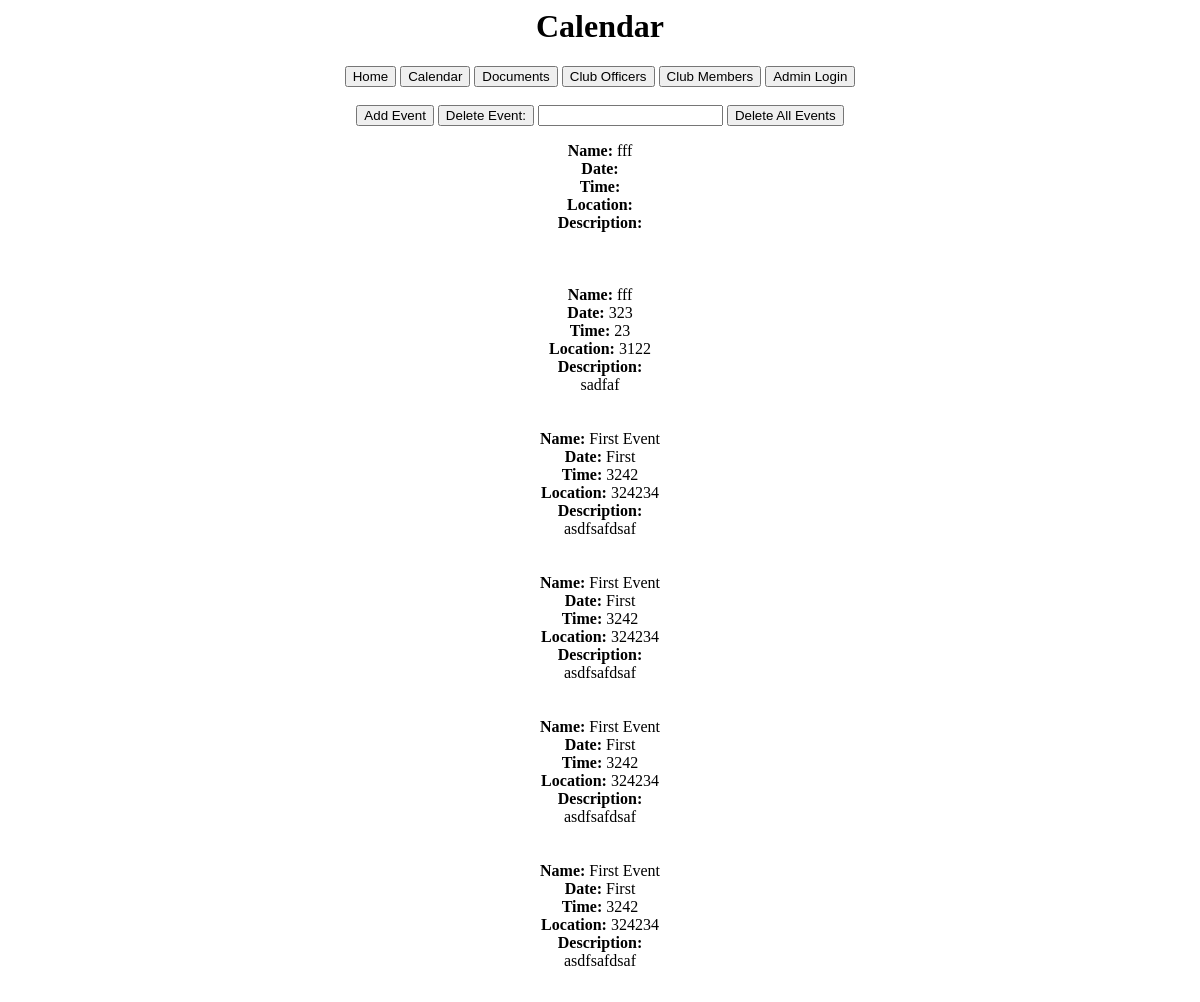
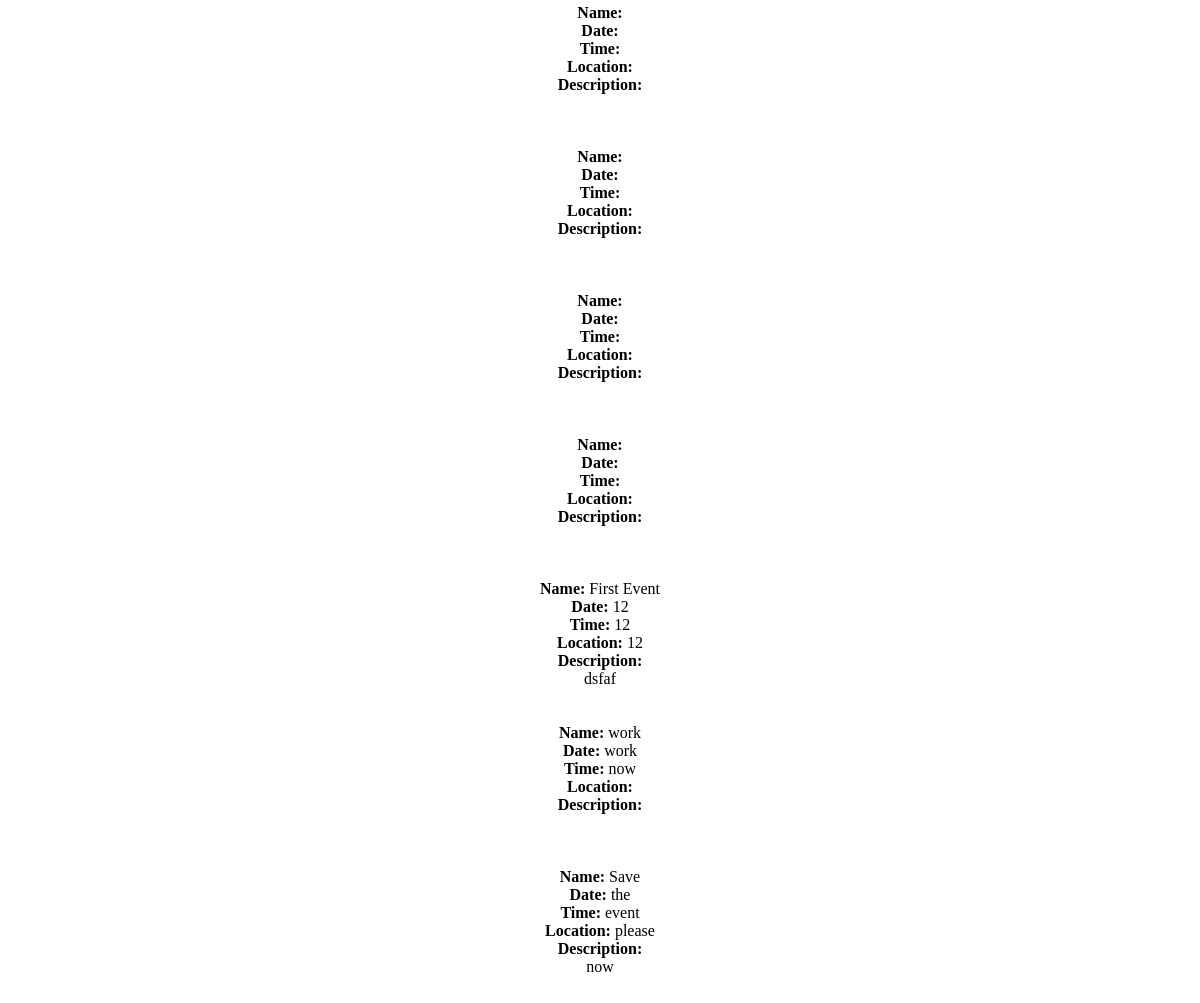
The page /ama/calendar/ on the database as committed earlier (2 pictures, top to bottom).
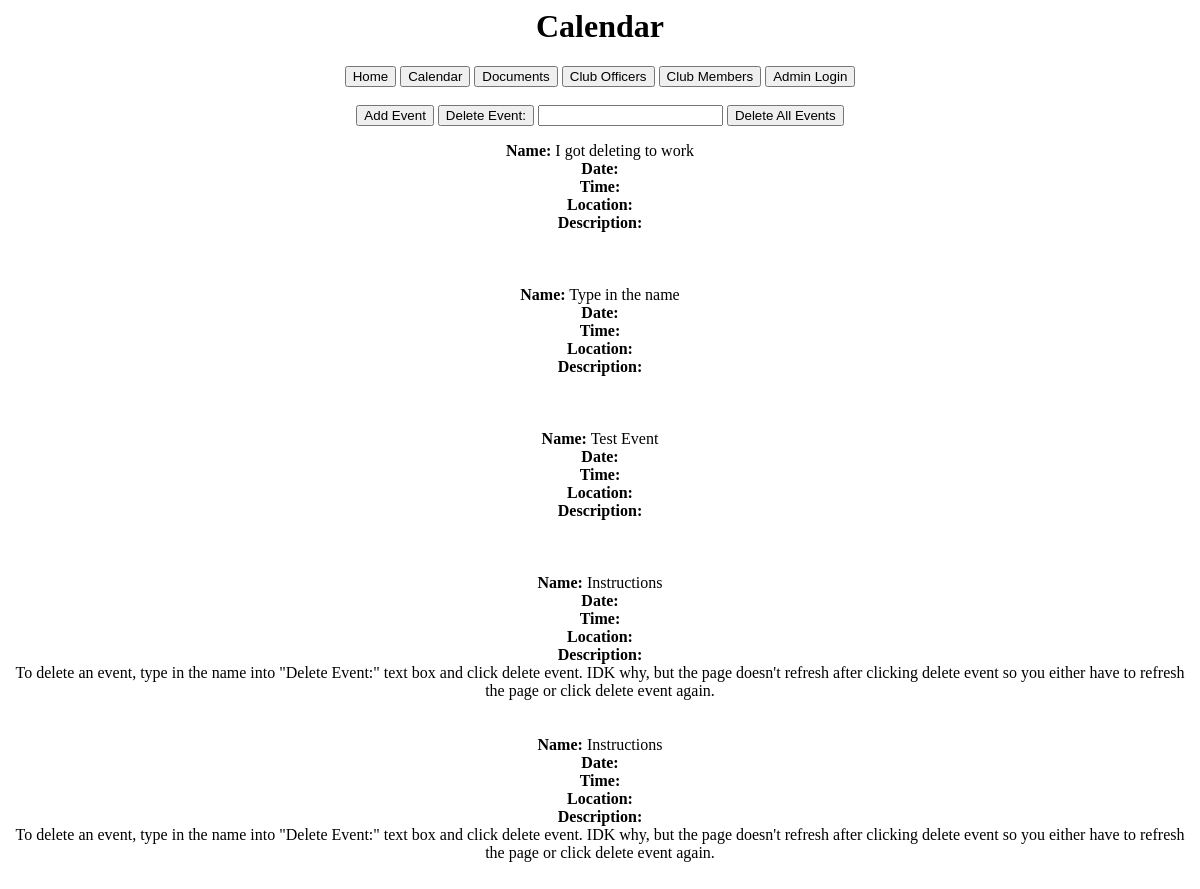
The same page on the database as committed later.
### ama/models.py (models this page shows, shortened)
class Event(models.Model):
	eventName = models.CharField(max_length=200)
	eventDate = models.CharField(max_length=50)
	eventTime = models.CharField(max_length=50)
	eventLocation = models.CharField(max_length=200)
	eventDescription = models.CharField(max_length=1000)

### ama/views.py (the view, shortened to what this page needs)
# urls.py: path('calendar/', views.calendar, name = 'calendar'),
def calendar(request):
	allEvents = Event.objects.all()
	context = {'enable':enable, 'allEvents':allEvents}
	return render(request, 'calendar/calendar.html', context)

### ama/templates/calendar/calendar.html (shortened to what this page needs)
<html>
<head>
</head>
<body>
</body>
</html>
<h1 style="text-align: center;">Calendar</h1>
<div>
	<form action="{% url 'ama:home' %}">
		<input type ="submit" value="Home"/>
	</form>
	<form action="{% url 'ama:calendar' %}">
		<input type="submit" value="Calendar">
	</form>
	<form action="{% url 'ama:documents' %}">
		<input type="submit" value="Documents">
	</form>
	<form action="{% url 'ama:officers' %}">
		<input type="submit" value="Club Officers">
	</form>
	<form action="{% url 'ama:members' %}">
		<input type="submit" value="Club Members">
	</form>
	<form action="{% url 'ama:login' %}">
		<input type="submit" value="Admin Login">
	</form>
</div>
<div>
	<form action="{% url 'ama:add-event' %}">
		{% if enable %}
		<input type="submit" value="Add Event">
		{% else %}
		<input type="submit" value="Add Event" disabled>
		{% endif %}
	</form>
	<form action="/ama/calendar/" method="POST">
		{% if enable %}
		<input type="submit" value="Delete Event:" name="deleteEvent">
		<input type="text" name="eventName">
		{% else %}
		<input type="submit" value="Delete Event:" disabled>
		{% endif %}
	</form>
	<form action="/ama/calendar/" method="GET">
		{% if enable %}
		<input type="submit" value="Delete All Events" name="deleteAllEvents">
		{% else %}
		<input type="submit" value="Delete All Events" disabled>
		{% endif %}
	</form>
</div>
<div>
<p style="text-align: center;">
	{% for e in allEvents %}
		<b>Name:</b> {{e.eventName}}<br>
		<b>Date:</b> {{e.eventDate}}<br>
		<b>Time:</b> {{e.eventTime}}<br>
		<b>Location:</b> {{e.eventLocation}}<br>
		<b>Description:</b> <br>
		{{e.eventDescription}}<br>
		<br><br>
	{% endfor %}
</p>
</div>
</body>
</html>

### ama/templates/calendar/calendar.html (style rules this page uses)
form { display: inline; }
div { text-align: center; }

Rows that differ between the two databases and show on the page:
removed Event: eventName "fff"
removed Event: eventName "fff", eventDate "323", eventTime "23", eventLocation "3122", eventDescription "sadfaf"
removed Event: eventName "First Event", eventDate "First", eventTime "3242", eventLocation "324234", eventDescription "asdfsafdsaf"
removed Event: eventName "First Event", eventDate "First", eventTime "3242", eventLocation "324234", eventDescription "asdfsafdsaf"
removed Event: eventName "First Event", eventDate "First", eventTime "3242", eventLocation "324234", eventDescription "asdfsafdsaf"
removed Event: eventName "First Event", eventDate "First", eventTime "3242", eventLocation "324234", eventDescription "asdfsafdsaf"
removed Event: eventName "First Event", eventDate "12", eventTime "12", eventLocation "12", eventDescription "dsfaf"
removed Event: eventName "work", eventDate "work", eventTime "now"
removed Event: eventName "Save", eventDate "the", eventTime "event", eventLocation "please", eventDescription "now"
added Event: eventName "I got deleting to work"
added Event: eventName "Type in the name"
added Event: eventName "Test Event"
added Event: eventName "Instructions", eventDescription "To delete an event, type in the name into \"Delete Event:\" text box and click delete event. IDK why, but the page doesn't refresh after clicking delete event so you either have to refresh the page or click delete event again."
added Event: eventName "Instructions", eventDescription "To delete an event, type in the name into \"Delete Event:\" text box and click delete event. IDK why, but the page doesn't refresh after clicking delete event so you either have to refresh the page or click delete event again."
